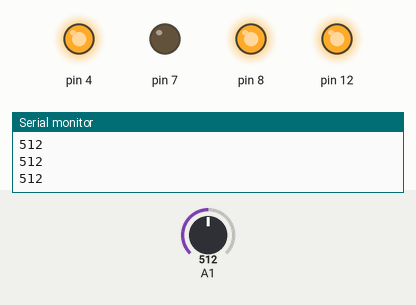
Simulated run of this sketch. Board: Arduino Uno, built with avr-gcc and run on an emulated ATmega328P. Parts: output pins drawn as LEDs (lit = HIGH), the last lines printed to the serial monitor. The test bench sets the inputs (shaded band); at power-on: A1 = 512.

Above: at 1.2 s.
1.3 s: A1 set to 492
At 2.5 s:
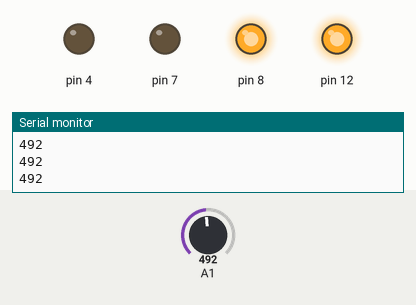
2.8 s: A1 set to 318
4.3 s: A1 set to 289
At 5.2 s:
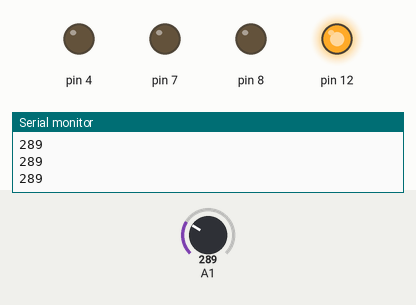
5.8 s: A1 set to 106
7.3 s: A1 set to 88
At 7.9 s:
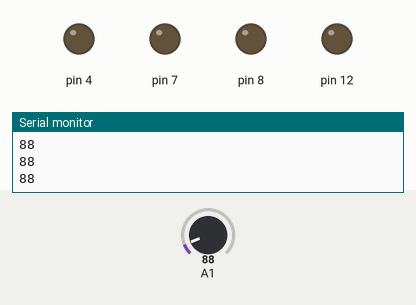
8.8 s: A1 set to 110
At 9.1 s:
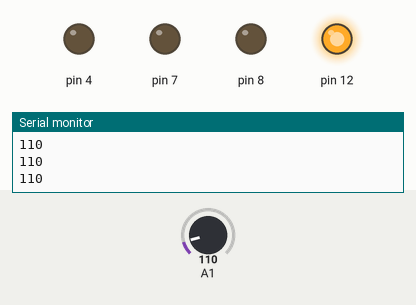
Timing chart, 0 to 11.3 s (numbered marks = the images above; inputs shaded):
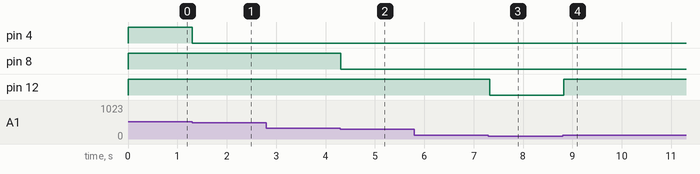

The sketch:

main.ino
```cpp
// C++ code
//
int input=0;
void setup()
{
  Serial.begin(9600);
  pinMode(12, OUTPUT);
  pinMode(8, OUTPUT);
  pinMode(4, OUTPUT);
  pinMode(7, OUTPUT);
  pinMode(A1, INPUT);
}

void loop()
{
 input= analogRead(A1);
  Serial.println(input);
  if(input>=100&&input<=300)
  {
  digitalWrite(12, HIGH);
  digitalWrite(8, LOW);
  digitalWrite(4, LOW);
  }
  else if(input>=300&&input<=500)
  {
  digitalWrite(12, HIGH);
  digitalWrite(8, HIGH);
  digitalWrite(4, LOW);
  }
  else if(input>=500)
  {
  digitalWrite(12, HIGH);
  digitalWrite(8, HIGH);
  digitalWrite(4, HIGH);
  }
  else
  {
    digitalWrite(12, LOW);
  digitalWrite(8, LOW);
  digitalWrite(4, LOW);
  }


  delay(100); // Delay a little bit to improve simulation performance
}
```

Measured:
- the behaviour switches between 501 and 500 on A1 (found by bisection; images 0 and 1)
- the behaviour switches between 301 and 300 on A1 (found by bisection; images 1 and 2)
- the behaviour switches between 100 and 99 on A1 (found by bisection; images 2 and 3)
- after the input at 1.3 s, pin 4: HIGH → LOW at once
- after the input at 4.3 s, pin 8: HIGH → LOW at once
- after the input at 7.3 s, pin 12: HIGH → LOW at once
- after the input at 8.8 s, pin 12: LOW → HIGH at once
